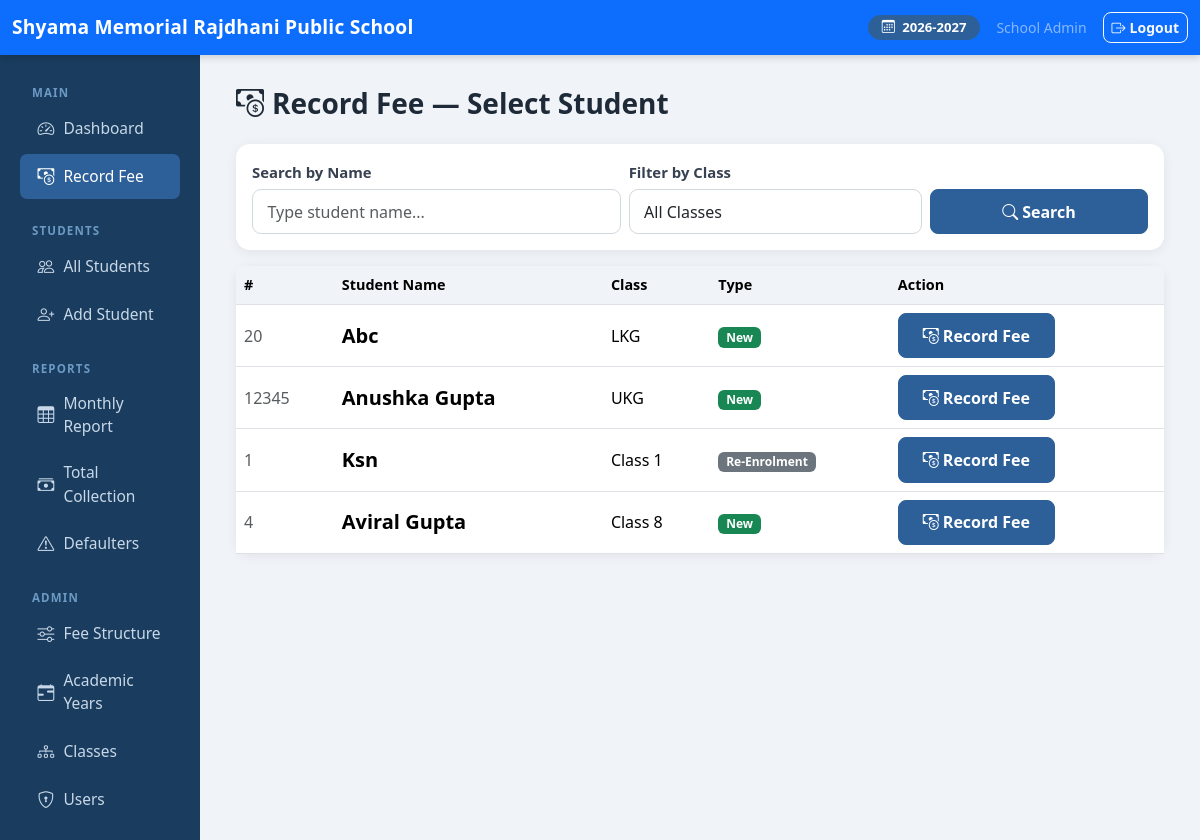
/fees/entry/ (signed in), run on the app's committed database.
### students/models.py (models this page shows, shortened)
class AcademicYear(models.Model):
    name = models.CharField(max_length=20, unique=True)  # e.g. "2026-2027"
    start_date = models.DateField()
    end_date = models.DateField()
    is_current = models.BooleanField(default=False)
    class Meta:
        ordering = ['-start_date']
    @classmethod
    def get_current(cls):
        return cls.objects.filter(is_current=True).first()

class Student(models.Model):
    ENROLL_NEW = 'new'
    ENROLL_RE = 're'
    ENROLL_CHOICES = [
        (ENROLL_NEW, 'New'),
        (ENROLL_RE, 'Re-Enrolment'),
    ]
    GENDER_MALE = 'M'
    GENDER_FEMALE = 'F'
    GENDER_OTHER = 'O'
    GENDER_CHOICES = [
        (GENDER_MALE, 'Male'),
        (GENDER_FEMALE, 'Female'),
        (GENDER_OTHER, 'Other'),
    ]
    academic_year = models.ForeignKey(AcademicYear, on_delete=models.PROTECT, related_name='students')
    serial_number = models.CharField(max_length=20)
    name = models.CharField(max_length=150)
    school_class = models.ForeignKey(SchoolClass, on_delete=models.PROTECT, related_name='students')
    enrollment_type = models.CharField(max_length=3, choices=ENROLL_CHOICES, default=ENROLL_NEW)
    gender = models.CharField(max_length=1, choices=GENDER_CHOICES, default=GENDER_MALE)
    date_of_birth = models.DateField(null=True, blank=True)
    father_name = models.CharField(max_length=150)
    mother_name = models.CharField(max_length=150)
    date_of_admission = models.DateField()
    is_active = models.BooleanField(default=True)
    created_at = models.DateTimeField(auto_now_add=True)
    updated_at = models.DateTimeField(auto_now=True)
    created_by = models.ForeignKey(
        settings.AUTH_USER_MODEL, on_delete=models.SET_NULL,
        null=True, blank=True, related_name='students_created'
    )
    updated_by = models.ForeignKey(
        settings.AUTH_USER_MODEL, on_delete=models.SET_NULL,
        null=True, blank=True, related_name='students_updated'
    )
    class Meta:
        ordering = ['school_class__order', 'serial_number']
        unique_together = [('academic_year', 'serial_number')]
    def is_new(self):
        return self.enrollment_type == self.ENROLL_NEW

class SchoolClass(models.Model):
    name = models.CharField(max_length=50, unique=True)  # e.g. "Class 1", "Class 5A"
    order = models.PositiveSmallIntegerField(default=0)
    class Meta:
        ordering = ['order', 'name']
    def __str__(self):
        return self.name

### accounts/models.py (models this page shows, shortened)
class CustomUser(AbstractUser):
    ROLE_ADMIN = 'admin'
    ROLE_TEACHER = 'teacher'
    ROLE_CHOICES = [
        (ROLE_ADMIN, 'Admin'),
        (ROLE_TEACHER, 'Teacher'),
    ]
    role = models.CharField(max_length=10, choices=ROLE_CHOICES, default=ROLE_TEACHER)
    def is_admin(self):
        return self.role == self.ROLE_ADMIN

### fees/views.py (the view)
# urls.py: path('entry/', views.fee_entry_select, name='fee_entry_select'),
@login_required
def fee_entry_select(request):
    year = AcademicYear.get_current()
    students = Student.objects.filter(academic_year=year, is_active=True).select_related('school_class')
    q = request.GET.get('q', '').strip()
    class_filter = request.GET.get('class_id', '')
    if q:
        students = students.filter(name__icontains=q)
    if class_filter:
        students = students.filter(school_class_id=class_filter)
    classes = SchoolClass.objects.all()
    return render(request, 'fees/fee_entry_select.html', {
        'students': students, 'q': q, 'classes': classes,
        'selected_class': class_filter, 'year': year,
    })

### fees/templatetags/fees_tags.py (called while the page is built)
@register.simple_tag
def current_year_display():
    year = AcademicYear.get_current()
    return year.name if year else 'No Active Year'

### templates/fees/fee_entry_select.html (shortened to what this page needs)
{% extends "base.html" %}
{% block content %}
<div class="d-flex justify-content-between align-items-center mb-4">
  <h3 class="fw-bold mb-0"><i class="bi bi-cash-coin me-2"></i>Record Fee — Select Student</h3>
</div>
<div class="card mb-3 no-print">
  <div class="card-body">
    <form method="get" class="row g-2 align-items-end">
      <div class="col-md-5">
        <label class="form-label fw-semibold">Search by Name</label>
        <input type="text" name="q" value="{{ q }}" class="form-control form-control-lg" placeholder="Type student name...">
      </div>
      <div class="col-md-4">
        <label class="form-label fw-semibold">Filter by Class</label>
        <select name="class_id" class="form-select form-select-lg">
          <option value="">All Classes</option>
        </select>
      </div>
      <div class="col-md-3">
        <button type="submit" class="btn btn-primary btn-lg w-100"><i class="bi bi-search me-1"></i>Search</button>
      </div>
    </form>
  </div>
</div>
<div class="card">
  <div class="table-responsive">
    <table class="table table-hover mb-0">
      <thead><tr><th>#</th><th>Student Name</th><th>Class</th><th>Type</th><th>Action</th></tr></thead>
      <tbody>
        {% for s in students %}
        <tr>
          <td class="text-muted">{{ s.serial_number }}</td>
          <td class="fw-semibold fs-5">{{ s.name }}</td>
          <td>{{ s.school_class }}</td>
          <td>
            {% if s.is_new %}
            <span class="badge bg-success">New</span>
            {% else %}
            <span class="badge bg-secondary">Re-Enrolment</span>
            {% endif %}
          </td>
          <td>
            <a href="{% url 'fees:fee_entry' s.pk %}" class="btn btn-primary btn-lg">
              <i class="bi bi-cash-coin me-1"></i>Record Fee
            </a>
          </td>
        </tr>
        {% empty %}
        <tr><td colspan="5" class="text-center text-muted py-5 fs-5">No students found.</td></tr>
        {% endfor %}
      </tbody>
    </table>
  </div>
</div>
{% endblock %}

### templates/base.html (shortened to what this page needs)
<!DOCTYPE html>
<html lang="en">
<head>
  <link href="https://cdn.jsdelivr.net/npm/bootstrap@5.3.3/dist/css/bootstrap.min.css" rel="stylesheet">
  <link href="https://cdn.jsdelivr.net/npm/bootstrap-icons@1.11.3/font/bootstrap-icons.min.css" rel="stylesheet">
</head>
<body>
{% if user.is_authenticated %}
<nav class="navbar navbar-dark bg-primary no-print">
  <div class="container-fluid">
    <span class="navbar-brand">Shyama Memorial Rajdhani Public School</span>
    <div class="d-flex align-items-center gap-3">
      {% with year=request.session.current_year %}
      <span class="year-badge">
        <i class="bi bi-calendar3 me-1"></i>
        {% load fees_tags %}{% current_year_display %}
      </span>
      {% endwith %}
      <span class="text-white-50 small">{{ user.get_full_name|default:user.username }}</span>
      <a href="{% url 'accounts:logout' %}" class="btn btn-outline-light btn-sm">
        <i class="bi bi-box-arrow-right me-1"></i>Logout
      </a>
    </div>
  </div>
</nav>
<div class="container-fluid">
  <div class="row">
    <div class="col-md-2 sidebar no-print py-3">
      <div class="sidebar-heading">Main</div>
      <ul class="nav flex-column">
        <li class="nav-item">
          <a class="nav-link {% if request.resolver_match.url_name == 'dashboard' %}active{% endif %}" href="{% url 'fees:dashboard' %}">
            <i class="bi bi-speedometer2"></i> Dashboard
          </a>
        </li>
        <li class="nav-item">
          <a class="nav-link {% if 'fee_entry' in request.resolver_match.url_name %}active{% endif %}" href="{% url 'fees:fee_entry_select' %}">
            <i class="bi bi-cash-coin"></i> Record Fee
          </a>
        </li>
      </ul>
      <div class="sidebar-heading mt-2">Students</div>
      <ul class="nav flex-column">
        <li class="nav-item">
          <a class="nav-link" href="{% url 'students:list' %}">
            <i class="bi bi-people"></i> All Students
          </a>
        </li>
        <li class="nav-item">
          <a class="nav-link" href="{% url 'students:add' %}">
            <i class="bi bi-person-plus"></i> Add Student
          </a>
        </li>
      </ul>
      <div class="sidebar-heading mt-2">Reports</div>
      <ul class="nav flex-column">
        <li class="nav-item">
          <a class="nav-link" href="{% url 'fees:monthly_report' %}">
            <i class="bi bi-table"></i> Monthly Report
          </a>
        </li>
        <li class="nav-item">
          <a class="nav-link" href="{% url 'fees:total_collection' %}">
            <i class="bi bi-cash-stack"></i> Total Collection
          </a>
        </li>
        <li class="nav-item">
          <a class="nav-link" href="{% url 'fees:defaulters' %}">
            <i class="bi bi-exclamation-triangle"></i> Defaulters
          </a>
        </li>
      </ul>
      {% if user.is_admin %}
      <div class="sidebar-heading mt-2">Admin</div>
      <ul class="nav flex-column">
        <li class="nav-item">
          <a class="nav-link" href="{% url 'fees:structure_list' %}">
            <i class="bi bi-sliders"></i> Fee Structure
          </a>
        </li>
        <li class="nav-item">
          <a class="nav-link" href="{% url 'students:year_list' %}">
            <i class="bi bi-calendar-range"></i> Academic Years
          </a>
        </li>
        <li class="nav-item">
          <a class="nav-link" href="{% url 'students:class_list' %}">
            <i class="bi bi-diagram-3"></i> Classes
          </a>
        </li>
        <li class="nav-item">
          <a class="nav-link" href="{% url 'accounts:user_list' %}">
            <i class="bi bi-shield-lock"></i> Users
          </a>
        </li>
      </ul>
      {% endif %}
    </div>
    <div class="col-md-10 main-content">
      {% block content %}{% endblock %}
    </div>
  </div>
</div>
{% else %}
{% block full_content %}{% endblock %}
{% endif %}
</body>
</html>

### templates/base.html (style rules this page uses)
body { font-size: 1rem; background: #f0f4f8; color: #1e2a38; }
a { text-decoration: none; }
.navbar { box-shadow: 0 2px 8px rgba(0,0,0,.18); }
.navbar-brand { font-weight: 700; font-size: 1.2rem; letter-spacing: .01em; }
.sidebar { min-height: calc(100vh - 56px); background: #1a3c5e; }
.sidebar .nav-link { color: #c8d8e8; font-size: .97rem; padding: .6rem 1.1rem; border-radius: 7px; margin: 2px 8px; display: flex; align-items: center; gap: 9px; transition: background .15s; }
.sidebar .nav-link:hover, .sidebar .nav-link.active { background: #2d6099; color: #fff; }
.sidebar .nav-link i { font-size: 1.05rem; flex-shrink: 0; }
.sidebar-heading { color: #6b9ac4; font-size: .72rem; font-weight: 700; letter-spacing: .1em; padding: .8rem 1.25rem .2rem; text-transform: uppercase; }
.main-content { padding: 2rem 2.25rem; }
.card { border: none; border-radius: 14px; box-shadow: 0 2px 12px rgba(0,0,0,.07); }
.form-label { font-weight: 600; font-size: .93rem; color: #374151; margin-bottom: .35rem; }
.form-control, .form-select { border-radius: 8px; border: 1.5px solid #d1d9e0; padding: .55rem .85rem; font-size: .97rem; background: #fff; transition: border-color .15s, box-shadow .15s; }
.form-control-lg, .form-select-lg { padding: .6rem .9rem; font-size: 1rem; border-radius: 9px; }
.btn { border-radius: 8px; font-weight: 600; }
.btn-lg { font-size: 1rem; padding: .6rem 1.5rem; }
.btn-primary { background: #2d6099; border-color: #2d6099; }
.table th { font-weight: 600; background: #f0f4f8; font-size: .9rem; }
.table td { vertical-align: middle; }
.year-badge { background: #2d6099; color: #fff; border-radius: 20px; padding: 3px 14px; font-size: .82rem; font-weight: 600; }

### data on the page
AcademicYear: name "2026-2027"
CustomUser: get_full_name "School Admin"
Student: serial_number "20", name "Abc", school_class "LKG", enrollment_type "New"
Student: serial_number "12345", name "Anushka Gupta", school_class "UKG", enrollment_type "New"
Student: serial_number "1", name "Ksn", school_class "Class 1", enrollment_type "Re-Enrolment"
Student: serial_number "4", name "Aviral Gupta", school_class "Class 8", enrollment_type "New"
